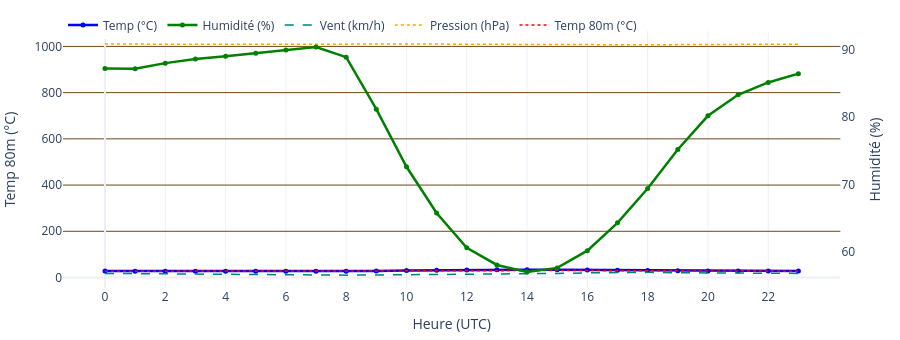

The cell this chart's notebook holds for it:
### Code cell
def fig_hourly_profile(data) -> go.Figure:
    """Profil horaire moyen : température + humidité sur axes doubles."""

    data['date'] = pd.to_datetime(data['date'],utc=True)
    data['hour'] = data['date'].dt.hour
    data['month'] = data['date'].dt.month
    data['day_of_week'] = data['date'].dt.dayofweek
    
    hourly_profile = data.groupby("hour").agg({
        "temperature_2m": "mean",
        "relative_humidity_2m": "mean",
        "wind_speed_80m": "mean",
        "surface_pressure": "mean",
        'temperature_80m': "mean"
    }).round(4).reset_index()

    fig  = go.Figure(make_subplots(specs=[[{"secondary_y": True}]]))
    fig.add_trace(go.Scatter(
        x=hourly_profile["hour"],
        y=hourly_profile["temperature_2m"],
        mode="lines+markers",
        name="Temp (°C)",
        line=dict(color="blue", width=2.5),
        marker=dict(size=5),
        hovertemplate="<b>%{y:.1f}°C</b><extra>Température</extra>",
    ), secondary_y=False)
 
    fig.add_trace(go.Scatter(
        x=hourly_profile["hour"],
        y=hourly_profile["relative_humidity_2m"],
        mode="lines+markers",
        name="Humidité (%)",
        line=dict(color="green", width=2.5),
        marker=dict(size=5),
        hovertemplate="<b>%{y:.1f}%</b><extra>Humidité</extra>",
    ), secondary_y=True)
 
    fig.add_trace(go.Scatter(
        x=hourly_profile["hour"],
        y=hourly_profile["wind_speed_80m"],
        mode="lines",
        name="Vent (km/h)",
        line=dict(color="teal", width=1.5, dash="dash"),
        hovertemplate="<b>%{y:.1f} km/h</b><extra>Vent</extra>",
    ), secondary_y=False)
    
    fig.add_trace(go.Scatter(
        x=hourly_profile["hour"],
        y=hourly_profile["surface_pressure"],
        mode="lines",
        name="Pression (hPa)",
        line=dict(color="orange", width=1.5, dash="dot"),
        hovertemplate="<b>%{y:.1f} hPa</b><extra>Pression</extra>",
    ), secondary_y=False)

    fig.add_trace(go.Scatter(
        x=hourly_profile["hour"],
        y=hourly_profile["temperature_80m"],
        mode="lines",
        name="Temp 80m (°C)",
        line=dict(color="red", width=1.5, dash="dot"),
        hovertemplate="<b>%{y:.1f}°C</b><extra>Temp 80m</extra>",
    ), secondary_y=False)

    fig.update_xaxes(title_text="Heure (UTC)", tickvals=list(range(0, 24, 2)))
    fig.update_yaxes(title_text="Temp / Vent", secondary_y=False, gridcolor="#b6b2a6")
    fig.update_yaxes(title_text="Humidité (%)", secondary_y=True, showgrid=False)
    fig.update_yaxes(title_text="Pression (hPa)", secondary_y=False, gridcolor="#347dbc")
    fig.update_yaxes(title_text="Temp 80m (°C)", secondary_y=False, gridcolor="#6b471c")
    fig.update_layout(
        template="plotly_white",
        height=340,
        margin=dict(l=10, r=10, t=10, b=10),
        legend=dict(orientation="h", y=1.08),
        hovermode="x unified",
    )
    return fig

fig_hourly_profile(data_meteo).show()

### Figure 1 — Plotly figure (JSON) as saved in the notebook; plotly's stock layout.template omitted (floating-point values rounded to 4 significant figures)
{"data": [{"hovertemplate": "<b>%{y:.1f}°C</b><extra>Température</extra>", "line": {"color": "blue", "width": 2.5}, "marker": {"size": 5}, "mode": "lines+markers", "name": "Temp (°C)", "type": "scatter", "x": [0, 1, 2, 3, 4, 5, 6, 7, 8, 9, 10, 11, 12, 13, 14, 15, 16, 17, 18, 19, 20, 21, 22, 23], "xaxis": "x", "y": [27.64, 27.58, 27.39, 27.24, 27.1, 26.97, 26.84, 26.55, 27.0, 28.44, 29.93, 31.27, 32.38, 33.13, 33.27, 33.07, 32.48, 31.54, 30.39, 29.5, 28.67, 28.27, 27.99, 27.79], "yaxis": "y"}, {"hovertemplate": "<b>%{y:.1f}%</b><extra>Humidité</extra>", "line": {"color": "green", "width": 2.5}, "marker": {"size": 5}, "mode": "lines+markers", "name": "Humidité (%)", "type": "scatter", "x": [0, 1, 2, 3, 4, 5, 6, 7, 8, 9, 10, 11, 12, 13, 14, 15, 16, 17, 18, 19, 20, 21, 22, 23], "xaxis": "x", "y": [87.23, 87.21, 88.03, 88.62, 89.06, 89.49, 89.96, 90.43, 88.91, 81.18, 72.61, 65.74, 60.57, 58.01, 56.96, 57.58, 60.14, 64.28, 69.37, 75.19, 80.19, 83.32, 85.15, 86.46], "yaxis": "y2"}, {"hovertemplate": "<b>%{y:.1f} km/h</b><extra>Vent</extra>", "line": {"color": "teal", "dash": "dash", "width": 1.5}, "mode": "lines", "name": "Vent (km/h)", "type": "scatter", "x": [0, 1, 2, 3, 4, 5, 6, 7, 8, 9, 10, 11, 12, 13, 14, 15, 16, 17, 18, 19, 20, 21, 22, 23], "xaxis": "x", "y": [17.67, 16.5, 16.29, 15.77, 15.01, 14.38, 13.28, 10.8, 10.19, 10.82, 11.77, 11.91, 12.58, 13.37, 15.25, 17.64, 20.06, 21.73, 22.27, 20.71, 19.31, 18.33, 18.07, 17.84], "yaxis": "y"}, {"hovertemplate": "<b>%{y:.1f} hPa</b><extra>Pression</extra>", "line": {"color": "orange", "dash": "dot", "width": 1.5}, "mode": "lines", "name": "Pression (hPa)", "type": "scatter", "x": [0, 1, 2, 3, 4, 5, 6, 7, 8, 9, 10, 11, 12, 13, 14, 15, 16, 17, 18, 19, 20, 21, 22, 23], "xaxis": "x", "y": [1010.0, 1010.0, 1009.0, 1008.0, 1008.0, 1008.0, 1009.0, 1009.0, 1010.0, 1011.0, 1011.0, 1011.0, 1010.0, 1009.0, 1008.0, 1007.0, 1007.0, 1007.0, 1007.0, 1008.0, 1008.0, 1009.0, 1010.0, 1010.0], "yaxis": "y"}, {"hovertemplate": "<b>%{y:.1f}°C</b><extra>Temp 80m</extra>", "line": {"color": "red", "dash": "dot", "width": 1.5}, "mode": "lines", "name": "Temp 80m (°C)", "type": "scatter", "x": [0, 1, 2, 3, 4, 5, 6, 7, 8, 9, 10, 11, 12, 13, 14, 15, 16, 17, 18, 19, 20, 21, 22, 23], "xaxis": "x", "y": [27.28, 27.26, 27.06, 26.89, 26.71, 26.6, 26.48, 26.27, 26.27, 26.86, 27.89, 28.83, 29.64, 30.32, 30.56, 30.48, 30.06, 29.44, 28.79, 28.48, 27.91, 27.71, 27.57, 27.43], "yaxis": "y"}], "layout": {"height": 340, "hovermode": "x unified", "legend": {"orientation": "h", "y": 1.08}, "margin": {"b": 10, "l": 10, "r": 10, "t": 10}, "xaxis": {"anchor": "y", "domain": [0, 0.94], "tickvals": [0, 2, 4, 6, 8, 10, 12, 14, 16, 18, 20, 22], "title": {"text": "Heure (UTC)"}}, "yaxis": {"anchor": "x", "domain": [0, 1], "gridcolor": "#6b471c", "title": {"text": "Temp 80m (°C)"}}, "yaxis2": {"anchor": "x", "overlaying": "y", "showgrid": false, "side": "right", "title": {"text": "Humidité (%)"}}}}
